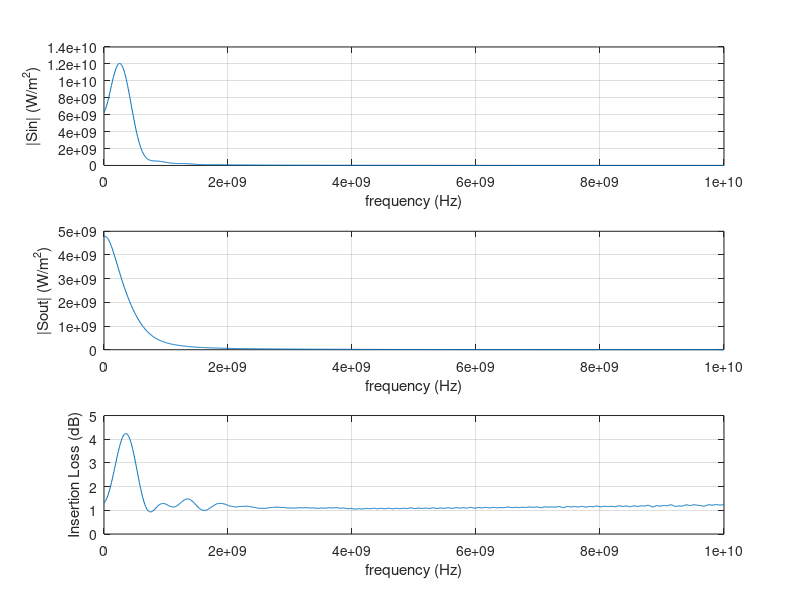

Write MATLAB code to recreate this figure.
clc;clear all;
f=fopen('Flux.txt');
l=fgetl(f);
i=1;
while ischar(l)
    %%disp(l);
    text{i}=l;
    data{i}=sscanf(text{i},'%f , %f , %f');
    A1(i)=data{i}(1);
    A2(i)=data{i}(2);
    A3(i)=data{i}(3);
    l=fgetl(f);
    i=i+1;
end

epsr=10;
a0=1e-2;%0.1mm
c0=2.99792458e8;%Speed of Light (m/s)
f0=c0/a0;%3000GHz
t0=1/f0;%0.33e-12 (s)
mu0=4*pi*(1e-7);% (H/m)
eps0=8.854187817e-12;% (F/m)
I0=1; %(A)
E0=I0/(a0*eps0*c0);%Electric Field
D0=I0/(a0*c0);%Electric Displacement Field
B0=I0/(a0*eps0*c0*c0);%Magnetic Field
H0=I0/(a0);%Magnetizing Field
S0=(I0*I0)/(eps0*c0*a0*a0);%//Poynting Vector


hold on;

subplot(3,1,1)
%A=A2);%/max(abs(A2));%Flux_in
%B=abs(A3);%/max(abs(A2));%Flux_out
min=1001;
max=2000;
plot(A1(min:max)*f0,-A2(min:max)*S0);
%axis([1e7 1e11 0 2e9]);
ylabel('|Sin| (W/m^2)');
xlabel('frequency (Hz)');
grid('on')

subplot(3,1,2)
plot(A1(min:max)*f0,-A3(min:max)*S0);
%axis([1e7 1e11 0 3e7]);
ylabel('|Sout| (W/m^2)');
xlabel('frequency (Hz)');
grid('on')

subplot(3,1,3)
C=((A2./A3));
plot(f0*A1(min:max),C(min:max));
%axis([1e7 1e11 39.2 39.7]);
ylabel('Insertion Loss (dB)');
xlabel('frequency (Hz)');
grid('on')
